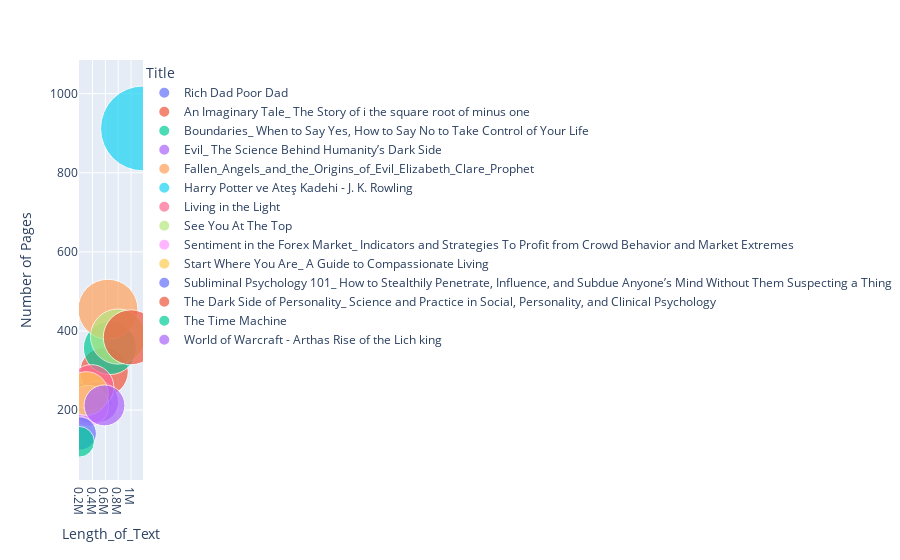

The notebook cell saved with this chart:
### Code cell
px.scatter(df1, x = 'Length_of_Text', y = 'Number of Pages', size = 'Number of Pages', size_max=60, color = 'Title', hover_name= 'Title')

### Figure 1 — Plotly figure (JSON) as saved in the notebook; plotly's stock layout.template omitted (floating-point values rounded to 4 significant figures)
{"data": [{"hovertemplate": "<b>%{hovertext}</b><br><br>Title=Rich Dad Poor Dad<br>Length_of_Text=%{x}<br>Number of Pages=%{marker.size}<extra></extra>", "hovertext": ["Rich Dad Poor Dad"], "legendgroup": "Rich Dad Poor Dad", "marker": {"color": "#636efa", "size": [220], "sizemode": "area", "sizeref": 0.2533, "symbol": "circle"}, "mode": "markers", "name": "Rich Dad Poor Dad", "orientation": "v", "showlegend": true, "type": "scatter", "x": [367969], "xaxis": "x", "y": [220], "yaxis": "y"}, {"hovertemplate": "<b>%{hovertext}</b><br><br>Title=An Imaginary Tale_ The Story of i the square root of minus one<br>Length_of_Text=%{x}<br>Number of Pages=%{marker.size}<extra></extra>", "hovertext": ["An Imaginary Tale_ The Story of i the square root of minus one"], "legendgroup": "An Imaginary Tale_ The Story of i the square root of minus one", "marker": {"color": "#EF553B", "size": [297], "sizemode": "area", "sizeref": 0.2533, "symbol": "circle"}, "mode": "markers", "name": "An Imaginary Tale_ The Story of i the square root of minus one", "orientation": "v", "showlegend": true, "type": "scatter", "x": [579858], "xaxis": "x", "y": [297], "yaxis": "y"}, {"hovertemplate": "<b>%{hovertext}</b><br><br>Title=Boundaries_ When to Say Yes, How to Say No to Take Control of Your Life<br>Length_of_Text=%{x}<br>Number of Pages=%{marker.size}<extra></extra>", "hovertext": ["Boundaries_ When to Say Yes, How to Say No to Take Control of Your Life"], "legendgroup": "Boundaries_ When to Say Yes, How to Say No to Take Control of Your Life", "marker": {"color": "#00cc96", "size": [357], "sizemode": "area", "sizeref": 0.2533, "symbol": "circle"}, "mode": "markers", "name": "Boundaries_ When to Say Yes, How to Say No to Take Control of Your Life", "orientation": "v", "showlegend": true, "type": "scatter", "x": [671388], "xaxis": "x", "y": [357], "yaxis": "y"}, {"hovertemplate": "<b>%{hovertext}</b><br><br>Title=Evil_ The Science Behind Humanity’s Dark Side<br>Length_of_Text=%{x}<br>Number of Pages=%{marker.size}<extra></extra>", "hovertext": ["Evil_ The Science Behind Humanity’s Dark Side"], "legendgroup": "Evil_ The Science Behind Humanity’s Dark Side", "marker": {"color": "#ab63fa", "size": [221], "sizemode": "area", "sizeref": 0.2533, "symbol": "circle"}, "mode": "markers", "name": "Evil_ The Science Behind Humanity’s Dark Side", "orientation": "v", "showlegend": true, "type": "scatter", "x": [480848], "xaxis": "x", "y": [221], "yaxis": "y"}, {"hovertemplate": "<b>%{hovertext}</b><br><br>Title=Fallen_Angels_and_the_Origins_of_Evil_Elizabeth_Clare_Prophet<br>Length_of_Text=%{x}<br>Number of Pages=%{marker.size}<extra></extra>", "hovertext": ["Fallen_Angels_and_the_Origins_of_Evil_Elizabeth_Clare_Prophet"], "legendgroup": "Fallen_Angels_and_the_Origins_of_Evil_Elizabeth_Clare_Prophet", "marker": {"color": "#FFA15A", "size": [455], "sizemode": "area", "sizeref": 0.2533, "symbol": "circle"}, "mode": "markers", "name": "Fallen_Angels_and_the_Origins_of_Evil_Elizabeth_Clare_Prophet", "orientation": "v", "showlegend": true, "type": "scatter", "x": [640195], "xaxis": "x", "y": [455], "yaxis": "y"}, {"hovertemplate": "<b>%{hovertext}</b><br><br>Title=Harry Potter ve Ateş Kadehi - J. K. Rowling<br>Length_of_Text=%{x}<br>Number of Pages=%{marker.size}<extra></extra>", "hovertext": ["Harry Potter ve Ateş Kadehi - J. K. Rowling"], "legendgroup": "Harry Potter ve Ateş Kadehi - J. K. Rowling", "marker": {"color": "#19d3f3", "size": [912], "sizemode": "area", "sizeref": 0.2533, "symbol": "circle"}, "mode": "markers", "name": "Harry Potter ve Ateş Kadehi - J. K. Rowling", "orientation": "v", "showlegend": true, "type": "scatter", "x": [1186774], "xaxis": "x", "y": [912], "yaxis": "y"}, {"hovertemplate": "<b>%{hovertext}</b><br><br>Title=Living in the Light<br>Length_of_Text=%{x}<br>Number of Pages=%{marker.size}<extra></extra>", "hovertext": ["Living in the Light"], "legendgroup": "Living in the Light", "marker": {"color": "#FF6692", "size": [258], "sizemode": "area", "sizeref": 0.2533, "symbol": "circle"}, "mode": "markers", "name": "Living in the Light", "orientation": "v", "showlegend": true, "type": "scatter", "x": [381884], "xaxis": "x", "y": [258], "yaxis": "y"}, {"hovertemplate": "<b>%{hovertext}</b><br><br>Title=See You At The Top<br>Length_of_Text=%{x}<br>Number of Pages=%{marker.size}<extra></extra>", "hovertext": ["See You At The Top"], "legendgroup": "See You At The Top", "marker": {"color": "#B6E880", "size": [386], "sizemode": "area", "sizeref": 0.2533, "symbol": "circle"}, "mode": "markers", "name": "See You At The Top", "orientation": "v", "showlegend": true, "type": "scatter", "x": [797439], "xaxis": "x", "y": [386], "yaxis": "y"}, {"hovertemplate": "<b>%{hovertext}</b><br><br>Title=Sentiment in the Forex Market_ Indicators and Strategies To Profit from Crowd Behavior and Market Extremes<br>Length_of_Text=%{x}<br>Number of Pages=%{marker.size}<extra></extra>", "hovertext": ["Sentiment in the Forex Market_ Indicators and Strategies To Profit from Crowd Behavior and Market Extremes"], "legendgroup": "Sentiment in the Forex Market_ Indicators and Strategies To Profit from Crowd Behavior and Market Extremes", "marker": {"color": "#FF97FF", "size": [211], "sizemode": "area", "sizeref": 0.2533, "symbol": "circle"}, "mode": "markers", "name": "Sentiment in the Forex Market_ Indicators and Strategies To Profit from Crowd Behavior and Market Extremes", "orientation": "v", "showlegend": true, "type": "scatter", "x": [336485], "xaxis": "x", "y": [211], "yaxis": "y"}, {"hovertemplate": "<b>%{hovertext}</b><br><br>Title=Start Where You Are_ A Guide to Compassionate Living<br>Length_of_Text=%{x}<br>Number of Pages=%{marker.size}<extra></extra>", "hovertext": ["Start Where You Are_ A Guide to Compassionate Living"], "legendgroup": "Start Where You Are_ A Guide to Compassionate Living", "marker": {"color": "#FECB52", "size": [242], "sizemode": "area", "sizeref": 0.2533, "symbol": "circle"}, "mode": "markers", "name": "Start Where You Are_ A Guide to Compassionate Living", "orientation": "v", "showlegend": true, "type": "scatter", "x": [304961], "xaxis": "x", "y": [242], "yaxis": "y"}, {"hovertemplate": "<b>%{hovertext}</b><br><br>Title=Subliminal Psychology 101_ How to Stealthily Penetrate, Influence, and Subdue Anyone’s Mind Without Them Suspecting a Thing<br>Length_of_Text=%{x}<br>Number of Pages=%{marker.size}<extra></extra>", "hovertext": ["Subliminal Psychology 101_ How to Stealthily Penetrate, Influence, and Subdue Anyone’s Mind Without Them Suspecting a Thing"], "legendgroup": "Subliminal Psychology 101_ How to Stealthily Penetrate, Influence, and Subdue Anyone’s Mind Without Them Suspecting a Thing", "marker": {"color": "#636efa", "size": [141], "sizemode": "area", "sizeref": 0.2533, "symbol": "circle"}, "mode": "markers", "name": "Subliminal Psychology 101_ How to Stealthily Penetrate, Influence, and Subdue Anyone’s Mind Without Them Suspecting a Thing", "orientation": "v", "showlegend": true, "type": "scatter", "x": [199757], "xaxis": "x", "y": [141], "yaxis": "y"}, {"hovertemplate": "<b>%{hovertext}</b><br><br>Title=The Dark Side of Personality_ Science and Practice in Social, Personality, and Clinical Psychology<br>Length_of_Text=%{x}<br>Number of Pages=%{marker.size}<extra></extra>", "hovertext": ["The Dark Side of Personality_ Science and Practice in Social, Personality, and Clinical Psychology"], "legendgroup": "The Dark Side of Personality_ Science and Practice in Social, Personality, and Clinical Psychology", "marker": {"color": "#EF553B", "size": [384], "sizemode": "area", "sizeref": 0.2533, "symbol": "circle"}, "mode": "markers", "name": "The Dark Side of Personality_ Science and Practice in Social, Personality, and Clinical Psychology", "orientation": "v", "showlegend": true, "type": "scatter", "x": [996658], "xaxis": "x", "y": [384], "yaxis": "y"}, {"hovertemplate": "<b>%{hovertext}</b><br><br>Title=The Time Machine<br>Length_of_Text=%{x}<br>Number of Pages=%{marker.size}<extra></extra>", "hovertext": ["The Time Machine"], "legendgroup": "The Time Machine", "marker": {"color": "#00cc96", "size": [120], "sizemode": "area", "sizeref": 0.2533, "symbol": "circle"}, "mode": "markers", "name": "The Time Machine", "orientation": "v", "showlegend": true, "type": "scatter", "x": [188961], "xaxis": "x", "y": [120], "yaxis": "y"}, {"hovertemplate": "<b>%{hovertext}</b><br><br>Title=World of Warcraft - Arthas Rise of the Lich king<br>Length_of_Text=%{x}<br>Number of Pages=%{marker.size}<extra></extra>", "hovertext": ["World of Warcraft - Arthas Rise of the Lich king"], "legendgroup": "World of Warcraft - Arthas Rise of the Lich king", "marker": {"color": "#ab63fa", "size": [212], "sizemode": "area", "sizeref": 0.2533, "symbol": "circle"}, "mode": "markers", "name": "World of Warcraft - Arthas Rise of the Lich king", "orientation": "v", "showlegend": true, "type": "scatter", "x": [586110], "xaxis": "x", "y": [212], "yaxis": "y"}], "layout": {"legend": {"itemsizing": "constant", "title": {"text": "Title"}, "tracegroupgap": 0}, "margin": {"t": 60}, "xaxis": {"anchor": "y", "domain": [0, 1], "title": {"text": "Length_of_Text"}}, "yaxis": {"anchor": "x", "domain": [0, 1], "title": {"text": "Number of Pages"}}}}
